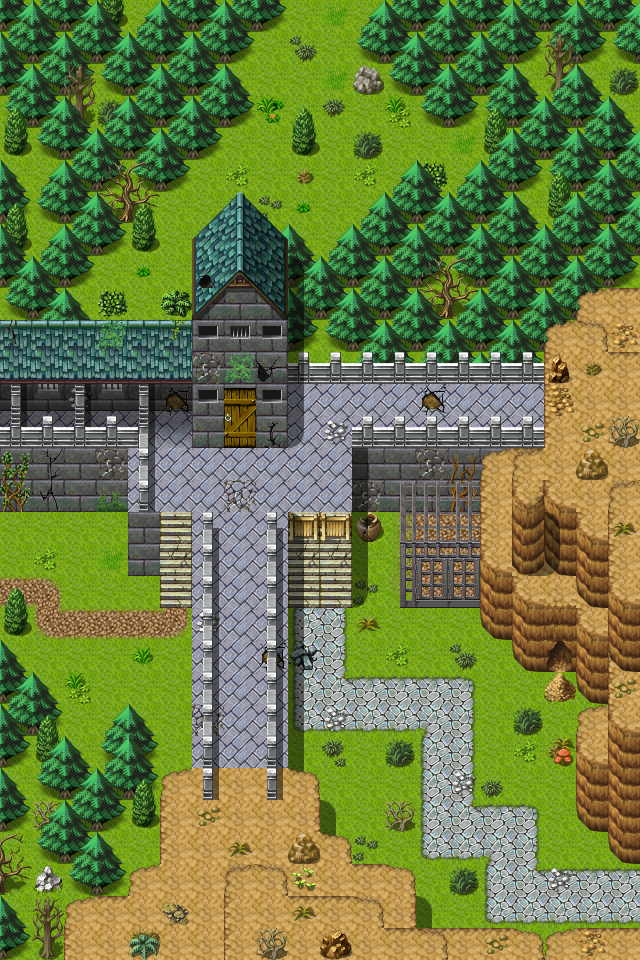

Rendered tile map (Tiled .tmx) drawn with the repository's tilesets; below, a short description and the map source with its tile grids summarised:
An orthogonal 20x30 tile map with 32x32 px tiles, 4 tile layers (Ground, Objects, Above, Top), 1 hidden layer not drawn, 28 tilesets and 22 objects (11x spawn, 6x mapchange, 5x script).

<map version="1.0" orientation="orthogonal" width="20" height="30" tilewidth="32" tileheight="32">
    <tileset firstgid="1" name="map_6" tilewidth="32" tileheight="32">
        <image source="../drawable/map_6.png" width="256" height="256" />
    </tileset>
    <tileset firstgid="65" name="map_47" tilewidth="32" tileheight="32">
        <image source="../drawable/map_47.png" width="256" height="256" />
    </tileset>
    <tileset firstgid="129" name="map_48" tilewidth="32" tileheight="32">
        <image source="../drawable/map_48.png" width="256" height="256" />
    </tileset>
    <tileset firstgid="193" name="map_44" tilewidth="32" tileheight="32">
        <image source="../drawable/map_44.png" width="256" height="256" />
    </tileset>
    <tileset firstgid="257" name="map_25" tilewidth="32" tileheight="32">
        <image source="../drawable/map_25.png" width="256" height="256" />
    </tileset>
    <tileset firstgid="321" name="map_28" tilewidth="32" tileheight="32">
        <image source="../drawable/map_28.png" width="256" height="256" />
    </tileset>
    <tileset firstgid="385" name="map_12" tilewidth="32" tileheight="32">
        <image source="../drawable/map_12.png" width="256" height="256" />
    </tileset>
    <tileset firstgid="449" name="map_46" tilewidth="32" tileheight="32">
        <image source="../drawable/map_46.png" width="256" height="256" />
    </tileset>
    <tileset firstgid="513" name="map_45" tilewidth="32" tileheight="32">
        <image source="../drawable/map_45.png" width="256" height="256" />
    </tileset>
    <tileset firstgid="577" name="map_0" tilewidth="32" tileheight="32">
        <image source="../drawable/map_0.png" width="256" height="256" />
    </tileset>
    <tileset firstgid="641" name="map_21" tilewidth="32" tileheight="32">
        <image source="../drawable/map_21.png" width="256" height="256" />
    </tileset>
    <tileset firstgid="705" name="map_26" tilewidth="32" tileheight="32">
        <image source="../drawable/map_26.png" width="256" height="256" />
    </tileset>
    <tileset firstgid="769" name="map_1" tilewidth="32" tileheight="32">
        <image source="../drawable/map_1.png" width="256" height="256" />
    </tileset>
    <tileset firstgid="833" name="map_4" tilewidth="32" tileheight="32">
        <image source="../drawable/map_4.png" width="256" height="256" />
    </tileset>
    <tileset firstgid="897" name="map_9" tilewidth="32" tileheight="32">
        <image source="../drawable/map_9.png" width="256" height="256" />
    </tileset>
    <tileset firstgid="961" name="map_27" tilewidth="32" tileheight="32">
        <image source="../drawable/map_27.png" width="256" height="256" />
    </tileset>
    <tileset firstgid="1025" name="map_5" tilewidth="32" tileheight="32">
        <image source="../drawable/map_5.png" width="256" height="256" />
    </tileset>
    <tileset firstgid="1089" name="map_3" tilewidth="32" tileheight="32">
        <image source="../drawable/map_3.png" width="256" height="256" />
    </tileset>
    <tileset firstgid="1153" name="map_10" tilewidth="32" tileheight="32">
        <image source="../drawable/map_10.png" width="256" height="256" />
    </tileset>
    <tileset firstgid="1217" name="map_32" tilewidth="32" tileheight="32">
        <image source="../drawable/map_32.png" width="256" height="256" />
    </tileset>
    <tileset firstgid="1281" name="map_33" tilewidth="32" tileheight="32">
        <image source="../drawable/map_33.png" width="256" height="256" />
    </tileset>
    <tileset firstgid="1345" name="map_19" tilewidth="32" tileheight="32">
        <image source="../drawable/map_19.png" width="256" height="256" />
    </tileset>
    <tileset firstgid="1409" name="map_2" tilewidth="32" tileheight="32">
        <image source="../drawable/map_2.png" width="256" height="256" />
    </tileset>
    <tileset firstgid="1473" name="map_7" tilewidth="32" tileheight="32">
        <image source="../drawable/map_7.png" width="256" height="256" />
    </tileset>
    <tileset firstgid="1537" name="map_18" tilewidth="32" tileheight="32">
        <image source="../drawable/map_18.png" width="256" height="256" />
    </tileset>
    <tileset firstgid="1601" name="map_22" tilewidth="32" tileheight="32">
        <image source="../drawable/map_22.png" width="256" height="256" />
    </tileset>
    <tileset firstgid="1665" name="map_31" tilewidth="32" tileheight="32">
        <image source="../drawable/map_31.png" width="256" height="256" />
    </tileset>
    <tileset firstgid="1729" name="map_43" tilewidth="32" tileheight="32">
        <image source="../drawable/map_43.png" width="256" height="256" />
    </tileset>
    <layer name="Ground" width="20" height="30">
        <data>[600 cells, 600 non-empty, 35 distinct tile ids]</data>
    </layer>
    <layer name="Objects" width="20" height="30">
        <data>[600 cells, 337 non-empty, 89 distinct tile ids]</data>
    </layer>
    <layer name="Above" width="20" height="30">
        <data>[600 cells, 136 non-empty, 27 distinct tile ids]</data>
    </layer>
    <layer name="Top" width="20" height="30">
        <data>[600 cells, 8 non-empty, 4 distinct tile ids]</data>
    </layer>
    <layer name="Walkable" width="20" height="30" visible="0">
        <data>[600 cells, 363 non-empty, 1 distinct tile ids]</data>
    </layer>
    <objectgroup name="Mapevents">
        <object name="west2" type="mapchange" x="0" y="512" width="32" height="96">
            <properties>
                <property name="map" value="wild19" />
                <property name="place" value="east2" />
            </properties>
        </object>
        <object name="west1" type="mapchange" x="0" y="384" width="32" height="64">
            <properties>
                <property name="map" value="wild19" />
                <property name="place" value="east1" />
            </properties>
        </object>
        <object name="east" type="mapchange" x="608" y="864" width="32" height="64">
            <properties>
                <property name="map" value="waytogalmore0" />
                <property name="place" value="west" />
            </properties>
        </object>
        <object name="north" type="mapchange" x="288" y="0" width="96" height="32">
            <properties>
                <property name="map" value="wild16" />
                <property name="place" value="south" />
            </properties>
        </object>
        <object name="south" type="mapchange" x="64" y="928" width="160" height="32">
            <properties>
                <property name="map" value="wild22" />
                <property name="place" value="north" />
            </properties>
        </object>
        <object name="entrance" type="mapchange" x="224" y="416" width="32" height="32">
            <properties>
                <property name="map" value="stoutford_tower3" />
                <property name="place" value="exit" />
            </properties>
        </object>
        <object name="stn_gyra_m18_4" type="script" x="192" y="448" width="96" height="32" />
        <object name="stn_gyra_m18_3" type="script" x="576" y="832" width="32" height="96" />
        <object name="stn_gyra_m18_2" type="script" x="32" y="512" width="32" height="128" />
        <object name="stn_gyra_m18_1" type="script" x="64" y="896" width="160" height="32" />
        <object name="stn_castle_cleared" type="script" x="160" y="544" width="32" height="32" />
    </objectgroup>
    <objectgroup name="Spawn">
        <object name="stoutford_guard1" type="spawn" x="288" y="480" width="64" height="32">
            <properties>
                <property name="spawngroup" value="stoutford_guard1" />
            </properties>
        </object>
        </objectgroup>
    <objectgroup name="Keys" />
    <objectgroup name="Replace" />
</map>
<!-- 10 of 22 objects omitted -->
